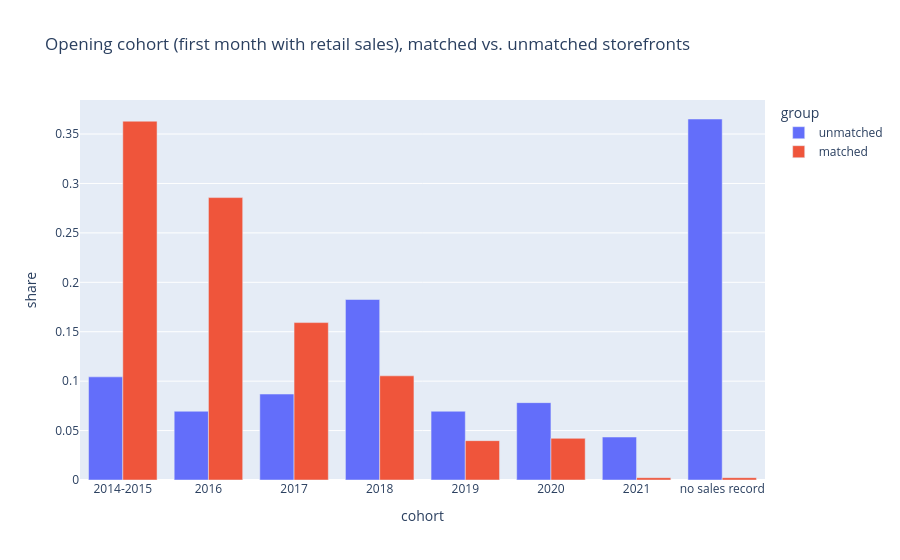
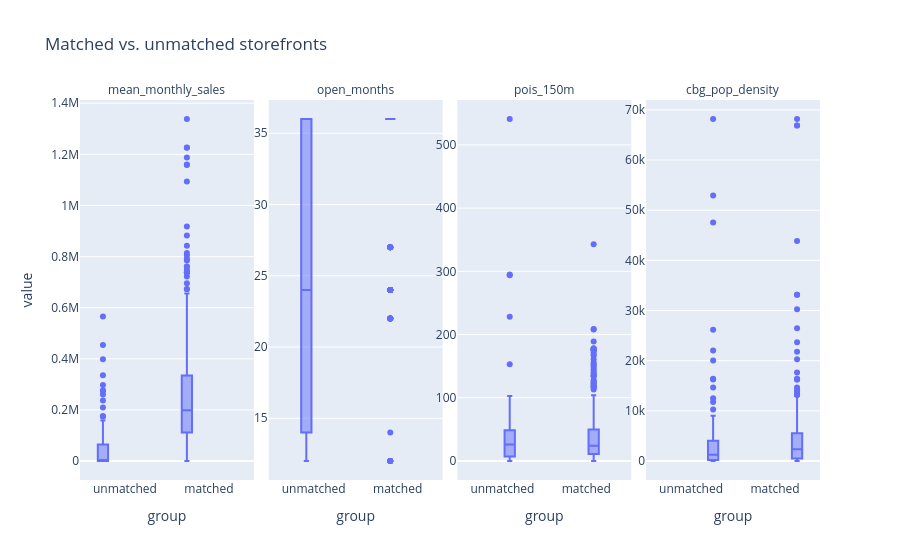

Source (notebook cell) for these figures, in order:
### Code cell
### PART C, CHARTS
coh = d.groupby(["matched", "cohort"]).size().rename("storefronts").reset_index()
coh["share"] = coh.storefronts / coh.groupby("matched").storefronts.transform("sum")
coh["group"] = np.where(coh.matched, "matched", "unmatched")
fig = px.bar(coh, x = "cohort", y = "share", color = "group", barmode = "group", title = "Opening cohort (first month with retail sales), matched vs. unmatched storefronts",
             category_orders = {"cohort": COHORTS})
show(fig, "store_cohort_matched_vs_unmatched")

box = d.melt(id_vars = ["matched"], value_vars = ["mean_monthly_sales", "open_months", "pois_150m", "cbg_pop_density"], var_name = "characteristic")
box["group"] = np.where(box.matched, "matched", "unmatched")
fig = px.box(box, x = "group", y = "value", facet_col = "characteristic", points = "outliers", title = "Matched vs. unmatched storefronts")
fig.update_yaxes(matches = None, showticklabels = True)
fig.for_each_annotation(lambda a: a.update(text = a.text.split("=")[-1]))
show(fig, "store_characteristics_matched_vs_unmatched")

### Figure 1 — Plotly figure (JSON) as saved in the notebook; plotly's stock layout.template omitted (floating-point values rounded to 4 significant figures)
{"data": [{"alignmentgroup": "True", "hovertemplate": "group=unmatched<br>cohort=%{x}<br>share=%{y}<extra></extra>", "legendgroup": "unmatched", "marker": {"color": "#636efa", "pattern": {"shape": ""}}, "name": "unmatched", "offsetgroup": "unmatched", "orientation": "v", "showlegend": true, "textposition": "auto", "type": "bar", "x": ["2014-2015", "2016", "2017", "2018", "2019", "2020", "2021", "no sales record"], "xaxis": "x", "y": [0.1043, 0.06957, 0.08696, 0.1826, 0.06957, 0.07826, 0.04348, 0.3652], "yaxis": "y"}, {"alignmentgroup": "True", "hovertemplate": "group=matched<br>cohort=%{x}<br>share=%{y}<extra></extra>", "legendgroup": "matched", "marker": {"color": "#EF553B", "pattern": {"shape": ""}}, "name": "matched", "offsetgroup": "matched", "orientation": "v", "showlegend": true, "textposition": "auto", "type": "bar", "x": ["2014-2015", "2016", "2017", "2018", "2019", "2020", "2021", "no sales record"], "xaxis": "x", "y": [0.363, 0.2857, 0.1593, 0.1054, 0.03981, 0.04215, 0.002342, 0.002342], "yaxis": "y"}], "layout": {"barmode": "group", "legend": {"title": {"text": "group"}, "tracegroupgap": 0}, "title": {"text": "Opening cohort (first month with retail sales), matched vs. unmatched storefronts"}, "xaxis": {"anchor": "y", "categoryarray": ["2014-2015", "2016", "2017", "2018", "2019", "2020", "2021", "no sales record"], "categoryorder": "array", "domain": [0.0, 1.0], "title": {"text": "cohort"}}, "yaxis": {"anchor": "x", "domain": [0.0, 1.0], "title": {"text": "share"}}}}

### Figure 2 — Plotly figure (JSON) as saved in the notebook; plotly's stock layout.template omitted (floating-point values rounded to 4 significant figures; data arrays with more than 128 entries replaced by an {"elided": "..."} marker saying what was removed)
{"data": [{"alignmentgroup": "True", "boxpoints": "outliers", "hovertemplate": "characteristic=mean_monthly_sales<br>group=%{x}<br>value=%{y}<extra></extra>", "legendgroup": "", "marker": {"color": "#636efa"}, "name": "", "notched": false, "offsetgroup": "", "orientation": "v", "showlegend": false, "type": "box", "x": {"elided": "542 str values"}, "x0": " ", "xaxis": "x", "y": {"elided": "542 float values"}, "y0": " ", "yaxis": "y"}, {"alignmentgroup": "True", "boxpoints": "outliers", "hovertemplate": "characteristic=open_months<br>group=%{x}<br>value=%{y}<extra></extra>", "legendgroup": "", "marker": {"color": "#636efa"}, "name": "", "notched": false, "offsetgroup": "", "orientation": "v", "showlegend": false, "type": "box", "x": {"elided": "542 str values"}, "x0": " ", "xaxis": "x2", "y": {"elided": "542 float values"}, "y0": " ", "yaxis": "y2"}, {"alignmentgroup": "True", "boxpoints": "outliers", "hovertemplate": "characteristic=pois_150m<br>group=%{x}<br>value=%{y}<extra></extra>", "legendgroup": "", "marker": {"color": "#636efa"}, "name": "", "notched": false, "offsetgroup": "", "orientation": "v", "showlegend": false, "type": "box", "x": {"elided": "542 str values"}, "x0": " ", "xaxis": "x3", "y": {"elided": "542 float values"}, "y0": " ", "yaxis": "y3"}, {"alignmentgroup": "True", "boxpoints": "outliers", "hovertemplate": "characteristic=cbg_pop_density<br>group=%{x}<br>value=%{y}<extra></extra>", "legendgroup": "", "marker": {"color": "#636efa"}, "name": "", "notched": false, "offsetgroup": "", "orientation": "v", "showlegend": false, "type": "box", "x": {"elided": "542 str values"}, "x0": " ", "xaxis": "x4", "y": {"elided": "542 float values"}, "y0": " ", "yaxis": "y4"}], "layout": {"annotations": [{"font": {}, "showarrow": false, "text": "mean_monthly_sales", "x": 0.1175, "xanchor": "center", "xref": "paper", "y": 1.0, "yanchor": "bottom", "yref": "paper"}, {"font": {}, "showarrow": false, "text": "open_months", "x": 0.3725, "xanchor": "center", "xref": "paper", "y": 1.0, "yanchor": "bottom", "yref": "paper"}, {"font": {}, "showarrow": false, "text": "pois_150m", "x": 0.6275, "xanchor": "center", "xref": "paper", "y": 1.0, "yanchor": "bottom", "yref": "paper"}, {"font": {}, "showarrow": false, "text": "cbg_pop_density", "x": 0.8825, "xanchor": "center", "xref": "paper", "y": 1.0, "yanchor": "bottom", "yref": "paper"}], "boxmode": "group", "legend": {"tracegroupgap": 0}, "title": {"text": "Matched vs. unmatched storefronts"}, "xaxis": {"anchor": "y", "domain": [0.0, 0.235], "title": {"text": "group"}}, "xaxis2": {"anchor": "y2", "domain": [0.255, 0.49], "matches": "x", "title": {"text": "group"}}, "xaxis3": {"anchor": "y3", "domain": [0.51, 0.745], "matches": "x", "title": {"text": "group"}}, "xaxis4": {"anchor": "y4", "domain": [0.765, 1.0], "matches": "x", "title": {"text": "group"}}, "yaxis": {"anchor": "x", "domain": [0.0, 1.0], "showticklabels": true, "title": {"text": "value"}}, "yaxis2": {"anchor": "x2", "domain": [0.0, 1.0], "showticklabels": true}, "yaxis3": {"anchor": "x3", "domain": [0.0, 1.0], "showticklabels": true}, "yaxis4": {"anchor": "x4", "domain": [0.0, 1.0], "showticklabels": true}}}
